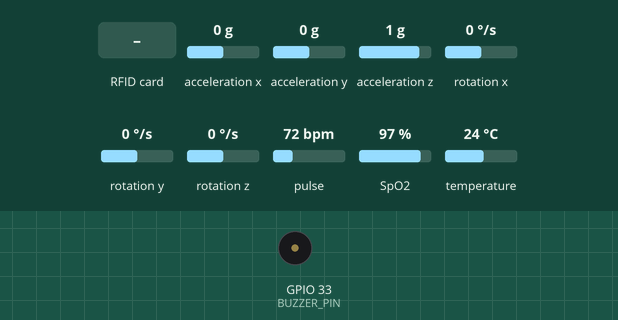
Recording of a sketch running on a simulated ESP32. Shown: buzzer (waves = sounding). The inputs (shaded band) are chosen by the test bench; at power-on: acceleration x 0 g, acceleration y 0 g, acceleration z 1 g, rotation x 0 °/s, rotation y 0 °/s, rotation z 0 °/s, pulse 72 bpm, SpO2 97 %, temperature 24 °C. WiFi joins after 1.5 s; servers stay silent unless stated; uploads are accepted with an empty reply; the local clock reads 2024-03-15 10:24:30 at power-on unless the sketch sets it; what the sketch prints to the serial monitor is not drawn.

Above: at 3.4 s.
3.5 s: RFID card 5E 7A 19 C4 held to the reader
At 4.0 s:
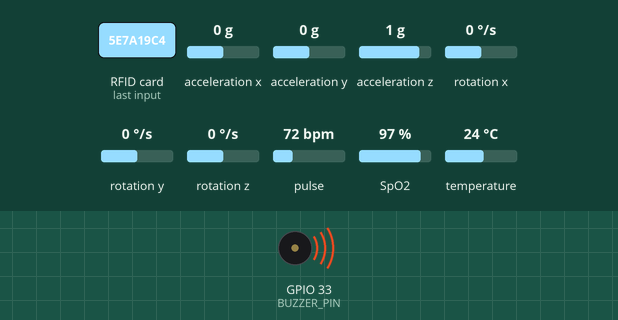
Timing chart, 0 to 6.5 s (numbered marks = the images above; inputs shaded):
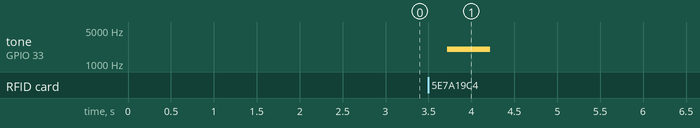

The sketch:

stajprojesi.ino
```cpp
#include <WiFi.h>
#include <HTTPClient.h>
#include <ArduinoJson.h>
#include <Wire.h>
#include <MPU6050.h>
#include <OneWire.h>//Tek hat haberleşme spı
#include <DallasTemperature.h>//Sıcaklık
#include "MAX30105.h"
#include "spo2_algorithm.h"
#include <SPI.h>
#include <MFRC522.h>
#include <time.h>

// ---------------- AYARLAR ----------------
const char* ssid = "Galaxy S21 FE 5G b1a1";
const char* password = "malsudee";

// Bilgisayarının IP adresi
const char* serverApiUrl = "http://192.168.83.74:3000/data";
const char* cardRegistrationUrl = "http://192.168.83.74:3000/register-card";

// NTP Zaman Ayarları
const char* ntpServer = "pool.ntp.org";
const long  gmtOffset_sec = 3 * 3600;   // Türkiye UTC+3
const int   daylightOffset_sec = 0;

// ---------------- PIN TANIMLAMALARI ----------------
#define RST_PIN 4
#define rfidSDA_PIN 17
#define SCL_PIN 22
#define SDA_PIN 21
#define BUZZER_PIN 33
#define ONE_WIRE 15
#define AD8232_PIN 34

// ---------------- SENSÖR NESNELERİ ----------------
MFRC522 mfrc522(rfidSDA_PIN, RST_PIN);
OneWire oneWire(ONE_WIRE);
DallasTemperature sensors(&oneWire);
MPU6050 mpu;
MAX30105 particleSensor;

// ---------------- DEĞİŞKENLER ----------------
// Kalp Atışı ve SpO2
int beatAvg = 0;
int spo2 = 0;

// MPU (İvme ve Jiroskop)
int16_t ax, ay, az, gx, gy, gz;
unsigned long lastMpuUpdate = 0;//Mpu son güncellenme
const long mpuUpdateInterval = 1000; //MPU Güncelleme Aralığı

// Sistem Durumu
bool mpuActive = false; // Kullanıcı giriş yaptı mı?
String currentCardUID = "";

// ---------------- FONKSİYON ----------------
void connectToWiFi();
unsigned long getUnixTimestamp(); //O anki saati alma
void initializeMPU6050();
void initializeDS18B20();
void initializeMAX30102();
void initializeRFID();
void readRFID();
void sendCardRegistration();
void readMAX30102ForSingleReading();
void readAllSensorsAndSend();
void sendSensorDataToServer();


// ================= SETUP =================
void setup() {
  Serial.begin(9600);

  // I2C Başlatma
  Wire.begin(SDA_PIN, SCL_PIN);

  // Wi-Fi ve Zaman Başlatma
  connectToWiFi();

  // Sensörleri Başlat (MPU hariç)
  initializeDS18B20();
  initializeMAX30102();
  initializeRFID();

  // Buzzer Ayarı
  pinMode(BUZZER_PIN, OUTPUT);
  digitalWrite(BUZZER_PIN, LOW);

  Serial.println("-----------------------------------------");
  Serial.println("SİSTEM HAZIR. Lütfen kartınızı okutun...");
  Serial.println("-----------------------------------------");
}

// ================= LOOP =================
void loop() {
  //RFID KONTROLÜ
  if (mfrc522.PICC_IsNewCardPresent() && mfrc522.PICC_ReadCardSerial()) {//Yeni bir kart var mı ve veri çekebilir mi
    readRFID(); // UID'yi alır
    mfrc522.PICC_HaltA();

    // Eğer kart geçerliyse ve sistem kapalıysa başlat
    if (!mpuActive && currentCardUID != "") {
      initializeMPU6050();
      mpuActive = true;
      Serial.println("✅ GİRİŞ BAŞARILI! Sensörler aktif...");
    }

    // Kart okutulduğunda bir kerelik tüm sensörleri oku ve gönder
    if (currentCardUID != "") {
      readAllSensorsAndSend();
    }
  }

  //MPU KONTROLÜ (Aktifse sürekli okuma yapar, ama göndermez
  if (mpuActive && millis() - lastMpuUpdate >= mpuUpdateInterval) {
    readMPU6050();
    lastMpuUpdate = millis();
  }
}

// ================= YARDIMCI FONKSİYONLAR =================

//GERÇEK ZAMANI ALMA
unsigned long getUnixTimestamp() {
  time_t now;  //Zamanı saklayacak değişken
  struct tm timeinfo;//Anlaşılır şekile çevirme
  if (!getLocalTime(&timeinfo)) {//Esp32 den zamanı çekip çekmediği
    Serial.println("⚠️ Zaman alınamadı! (0 dönüyor)");
    return 0;
  }
  time(&now);
  return now; // 1970'ten bugüne geçen saniye
}

//WI-FI BAĞLANTISI VE ZAMAN SENKRONİZASYONU
void connectToWiFi() {
  Serial.println("\nWi-Fi ağına bağlanılıyor...");
  WiFi.begin(ssid, password);

  int attempts = 0;
  // 30 saniye boyunca bağlanmayı dene
  while (WiFi.status() != WL_CONNECTED && attempts < 30) {
    delay(1000);
    Serial.print(".");
    attempts++;
  }

  if (WiFi.status() == WL_CONNECTED) {
    Serial.println("\n✅ Wi-Fi bağlantısı BAŞARILI!");
    Serial.print("IP Adresi: ");
    Serial.println(WiFi.localIP());

    // --- ZAMAN AYARLARI ---
    Serial.println("NTP sunucusundan zaman bekleniyor...");
    configTime(gmtOffset_sec, daylightOffset_sec, ntpServer);//Pool.ntp.org

    struct tm timeinfo;//Anlayacağımız şekile çeviren
    int retry = 0;//Sayaç
    // Zamanı alana kadar bekle
    while(!getLocalTime(&timeinfo) && retry < 20){
      Serial.print(".");
      delay(500);
      retry++;
    }

    if(retry >= 20){
        Serial.println("\n❌ Zaman senkronizasyonu BAŞARISIZ! (Timestamp hatalı olabilir)");
    } else {
        Serial.println("\n✅ Zaman SENKRONİZE EDİLDİ!");
        Serial.println(&timeinfo, "%A, %B %d %Y %H:%M:%S");//gün ismi,ay,gün sayı,yıl,saat dakika
    }
    // ----------------------

  } else {
    Serial.println("\n❌ Wi-Fi bağlantısı BAŞARISIZ!");
  }
}

// MPU OKUMA
void readMPU6050() {
  mpu.getAcceleration(&ax, &ay, &az);
  mpu.getRotation(&gx, &gy, &gz);
  // Sadece ekrana yazdırır
  Serial.print("MPU: "); Serial.print(ax); Serial.print(", "); Serial.print(ay); Serial.print(", "); Serial.println(az);
}

// SENSÖRLERİ BAŞLATMA
void initializeMPU6050() {
  Serial.println("MPU6050 başlatılıyor...");
  mpu.initialize();
  if (mpu.testConnection()) Serial.println("MPU6050 Başarılı!");
  else { Serial.println("MPU6050 Başarısız!"); mpuActive = false; }
}

void initializeDS18B20() { sensors.begin(); }

void initializeMAX30102() {
  if (!particleSensor.begin(Wire, I2C_SPEED_FAST)) {//ı2c başlatma
    Serial.println("MAX30102 bulunamadı!");
    while (1);
  }
  particleSensor.setup(); //Başlatma
  particleSensor.setPulseAmplitudeRed(0x1F);//Kırmızı led parlaklığı
  particleSensor.setPulseAmplitudeIR(0x1F);//Kızılötesi led
  particleSensor.setPulseAmplitudeGreen(0);//Yeşil led kapalı
}

void initializeRFID() {
  SPI.begin();
  mfrc522.PCD_Init();//RFID ayağa kaldırma ve sıfırlama
  Serial.println("RFID Hazır");
}

void readRFID() {
  currentCardUID = "";
  for (byte i = 0; i < mfrc522.uid.size; i++) {
    if (mfrc522.uid.uidByte[i] < 0x10) currentCardUID += "0";
    currentCardUID += String(mfrc522.uid.uidByte[i], HEX);
  }
  Serial.print("CARD_UID:"); Serial.println(currentCardUID);

  sendCardRegistration();

  tone(BUZZER_PIN, 2000); delay(500); noTone(BUZZER_PIN);
}

// MAX30102 UZUN OKUMA
void readMAX30102ForSingleReading() {
  const int bufferLength = 100; //100 tane veri alacak
  uint32_t irBuffer[bufferLength];//Kızılötesinden gelecek veri dizisi
  uint32_t redBuffer[bufferLength];
  int32_t spo2Value; int8_t validSPO2;
  int32_t heartRateValue; int8_t validHeartRate;

  Serial.println(">> PARMAK SENSÖRÜ: Lütfen parmağınızı yerleştirin...");

  unsigned long startWait = millis();//Değer 50000 den küçük ise parmak yok
  while (particleSensor.getIR() < 50000 && millis() - startWait < 5000) {
    delay(100);
  }

  if (particleSensor.getIR() < 50000) {//5 saniye sonunda hala yoksa parmak algılanmadı yazsın
    Serial.println(">> Parmak algılanamadı!");
    beatAvg = 0; spo2 = 0;
    return;
  }

  Serial.println(">> Ölçüm yapılıyor...");
  for (int i = 0; i < bufferLength; i++) {//!00 defa kaydeder
    while (!particleSensor.check()) ;
    redBuffer[i] = particleSensor.getRed();
    irBuffer[i] = particleSensor.getIR();//kan akışını
    particleSensor.nextSample();
  }

  maxim_heart_rate_and_oxygen_saturation(irBuffer, bufferLength, redBuffer, &spo2Value, &validSPO2, &heartRateValue, &validHeartRate);

  if (validHeartRate) beatAvg = heartRateValue; else beatAvg = 0;
  if (validSPO2) spo2 = spo2Value; else spo2 = 0;

  Serial.print("Nabız: "); Serial.print(beatAvg); Serial.print(" SpO2: "); Serial.println(spo2);
}

// KART KAYDI GÖNDERME
void sendCardRegistration() {
  if (WiFi.status() != WL_CONNECTED) return;

  StaticJsonDocument<128> doc;//JSON formatı
  doc["cardUID"] = currentCardUID;
  // DÜZELTME: millis() yerine gerçek zaman fonksiyonu
  doc["timestamp"] = getUnixTimestamp();

  String jsonOutput; //JSON ın son halini tutacak container
  serializeJson(doc, jsonOutput);//Verilerin geleceği hal

  HTTPClient http;//Sanal nesne endpoint
  http.begin(cardRegistrationUrl);//Nereye gideceği
  http.addHeader("Content-Type", "application/json");//JSON verisi gönderiyorum
  int code = http.POST(jsonOutput);//POST işlemi yapar
  Serial.print("Kart Kaydı Yanıt: "); Serial.println(code);
  http.end();
}

// TÜM SENSÖRLERİ OKU VE GÖNDER
void readAllSensorsAndSend() {
  sensors.requestTemperatures();//SIcaklık okuma
  float tempC = sensors.getTempCByIndex(0);
  if (tempC == DEVICE_DISCONNECTED_C) tempC = 0.0;//Sıcaklık hata kontrolü

  int ecg = analogRead(AD8232_PIN);//EKG okuma

  readMAX30102ForSingleReading(); //Nabız,SPO2 okuma

  sendSensorDataToServer(tempC, ecg);//Verileri internete atma
}

// VERİ GÖNDERME
void sendSensorDataToServer(float temp, int ecg) {
  if (WiFi.status() != WL_CONNECTED || currentCardUID == "") return;//WİFİ kopmuşsa bitirir

  StaticJsonDocument<512> doc;//512 bytelık hafıza alanı ayırır
  doc["cardUID"] = currentCardUID;
  doc["tempC"] = temp;
  doc["ecg"] = ecg;
  doc["heartRate"] = beatAvg;
  doc["spo2"] = spo2;
  doc["accel_x"] = ax; doc["accel_y"] = ay; doc["accel_z"] = az;
  doc["gyro_x"] = gx; doc["gyro_y"] = gy; doc["gyro_z"] = gz;

 //Zaman fonksiyonu
  doc["timestamp"] = getUnixTimestamp();

  String jsonOutput;
  serializeJson(doc, jsonOutput);//Metine çevirip gönderme

  Serial.println("Veri gönderiliyor...");
  HTTPClient http;
  http.begin(serverApiUrl);//Bağlantı portunu açar
  http.addHeader("Content-Type", "application/json");
  int code = http.POST(jsonOutput);
  Serial.print("HTTP Yanıt: "); Serial.println(code);
  http.end();//Kapat
}
```

Measured:
- after the input at 3.5 s, tone on GPIO 33 (BUZZER_PIN): silent → 2000 Hz after 0.22 s, → silent 0.50 s later
